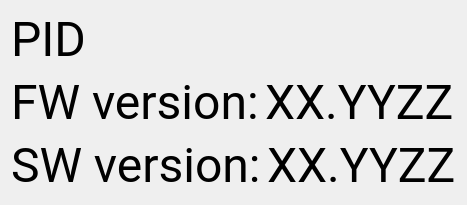
          <widget class="QWidget" name="page_verze">
           <property name="sizePolicy">
            <sizepolicy hsizetype="Maximum" vsizetype="Maximum">
             <horstretch>0</horstretch>
             <verstretch>0</verstretch>
            </sizepolicy>
           </property>
           <layout class="QGridLayout" name="gridLayout_12">
            <item row="0" column="0">
             <layout class="QVBoxLayout" name="verticalLayout_8">
              <item>
               <widget class="QLabel" name="label_5">
                <property name="font">
                 <font>
                  <family>roboto</family>
                  <pointsize>36</pointsize>
                 </font>
                </property>
                <property name="text">
                 <string>PID</string>
                </property>
               </widget>
              </item>
              <item>
               <layout class="QHBoxLayout" name="horizontalLayout_9">
                <item>
                 <widget class="QLabel" name="label_7">
                  <property name="sizePolicy">
                   <sizepolicy hsizetype="Maximum" vsizetype="Maximum">
                    <horstretch>0</horstretch>
                    <verstretch>0</verstretch>
                   </sizepolicy>
                  </property>
                  <property name="font">
                   <font>
                    <family>roboto</family>
                    <pointsize>36</pointsize>
                   </font>
                  </property>
                  <property name="text">
                   <string>FW version:</string>
                  </property>
                 </widget>
                </item>
                <item>
                 <widget class="QLabel" name="label_8">
                  <property name="sizePolicy">
                   <sizepolicy hsizetype="Preferred" vsizetype="Maximum">
                    <horstretch>0</horstretch>
                    <verstretch>0</verstretch>
                   </sizepolicy>
                  </property>
                  <property name="font">
                   <font>
                    <family>roboto</family>
                    <pointsize>36</pointsize>
                   </font>
                  </property>
                  <property name="text">
                   <string>XX.YYZZ</string>
                  </property>
                 </widget>
                </item>
               </layout>
              </item>
              <item>
               <layout class="QHBoxLayout" name="horizontalLayout_14">
                <item>
                 <widget class="QLabel" name="label_11">
                  <property name="sizePolicy">
                   <sizepolicy hsizetype="Maximum" vsizetype="Maximum">
                    <horstretch>0</horstretch>
                    <verstretch>0</verstretch>
                   </sizepolicy>
                  </property>
                  <property name="font">
                   <font>
                    <family>roboto</family>
                    <pointsize>36</pointsize>
                   </font>
                  </property>
                  <property name="text">
                   <string>SW version:</string>
                  </property>
                 </widget>
                </item>
                <item>
                 <widget class="QLabel" name="label_12">
                  <property name="sizePolicy">
                   <sizepolicy hsizetype="Preferred" vsizetype="Maximum">
                    <horstretch>0</horstretch>
                    <verstretch>0</verstretch>
                   </sizepolicy>
                  </property>
                  <property name="font">
                   <font>
                    <family>roboto</family>
                    <pointsize>36</pointsize>
                   </font>
                  </property>
                  <property name="text">
                   <string>XX.YYZZ</string>
                  </property>
                 </widget>
                </item>
               </layout>
              </item>
             </layout>
            </item>
           </layout>
          </widget>
